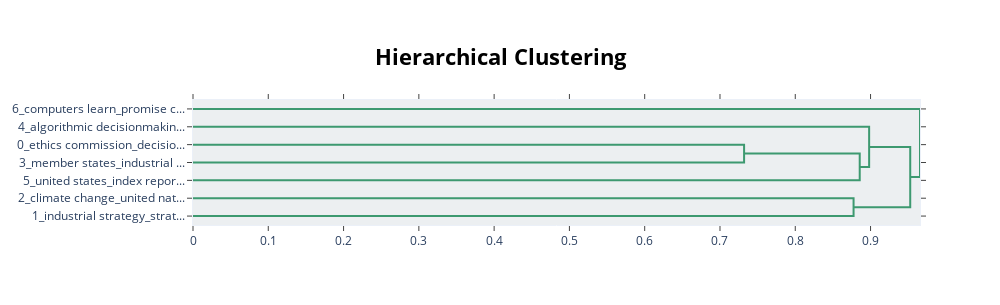

Source (notebook cell):
### Code cell
# Visualisation des hiérarchies entre les topics
topic_model.visualize_hierarchy()

### Figure 1 — Plotly figure (JSON) as saved in the notebook; plotly's stock layout.template omitted (floating-point values rounded to 4 significant figures)
{"data": [{"hoverinfo": "text", "marker": {"color": "rgb(61,153,112)"}, "mode": "lines", "type": "scatter", "x": [0, 0.732, 0.732, 0], "xaxis": "x", "y": [-25, -25, -35, -35], "yaxis": "y"}, {"hoverinfo": "text", "marker": {"color": "rgb(61,153,112)"}, "mode": "lines", "type": "scatter", "x": [0.732, 0.8856, 0.8856, 0], "xaxis": "x", "y": [-30, -30, -45, -45], "yaxis": "y"}, {"hoverinfo": "text", "marker": {"color": "rgb(61,153,112)"}, "mode": "lines", "type": "scatter", "x": [0, 0.8981, 0.8981, 0.8856], "xaxis": "x", "y": [-15, -15, -37.5, -37.5], "yaxis": "y"}, {"hoverinfo": "text", "marker": {"color": "rgb(61,153,112)"}, "mode": "lines", "type": "scatter", "x": [0, 0.8774, 0.8774, 0], "xaxis": "x", "y": [-55, -55, -65, -65], "yaxis": "y"}, {"hoverinfo": "text", "marker": {"color": "rgb(61,153,112)"}, "mode": "lines", "type": "scatter", "x": [0.8981, 0.9527, 0.9527, 0.8774], "xaxis": "x", "y": [-26.25, -26.25, -60, -60], "yaxis": "y"}, {"hoverinfo": "text", "marker": {"color": "rgb(61,153,112)"}, "mode": "lines", "type": "scatter", "x": [0, 0.9657, 0.9657, 0.9527], "xaxis": "x", "y": [-5, -5, -43.12, -43.12], "yaxis": "y"}], "layout": {"autosize": false, "height": 305, "hoverlabel": {"bgcolor": "white", "font": {"family": "Rockwell", "size": 16}}, "hovermode": "closest", "plot_bgcolor": "#ECEFF1", "showlegend": false, "title": {"font": {"color": "Black", "size": 22}, "text": "<b>Hierarchical Clustering</b>", "x": 0.5, "xanchor": "center", "yanchor": "top"}, "width": 1000, "xaxis": {"mirror": "allticks", "rangemode": "tozero", "showgrid": false, "showline": true, "showticklabels": true, "ticks": "outside", "type": "linear", "zeroline": false}, "yaxis": {"mirror": "allticks", "range": [-70, 0], "rangemode": "tozero", "showgrid": false, "showline": true, "showticklabels": true, "tickmode": "array", "ticks": "outside", "ticktext": ["6_computers learn_promise c...", "4_algorithmic decisionmakin...", "0_ethics commission_decisio...", "3_member states_industrial ...", "5_united states_index repor...", "2_climate change_united nat...", "1_industrial strategy_strat..."], "tickvals": [-5, -15, -25, -35, -45, -55, -65], "type": "linear", "zeroline": false}}}
